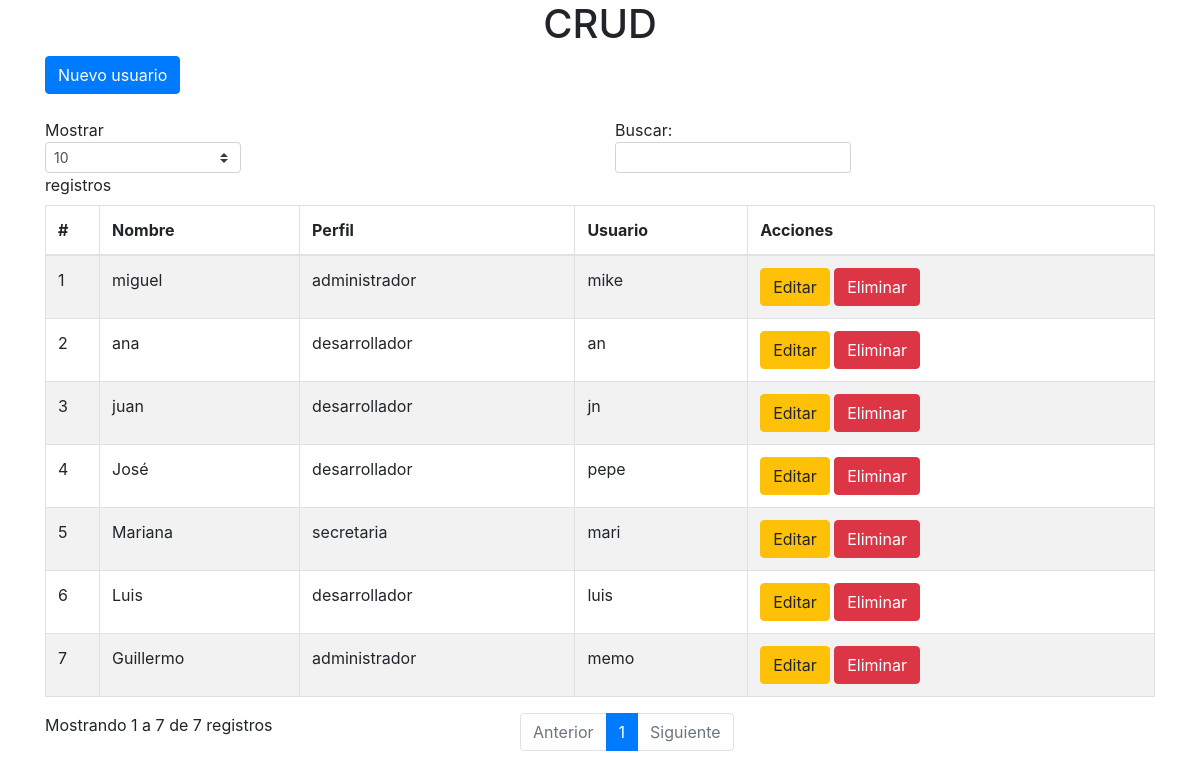
/crud/index.php, run on the app's committed database.
### tables this page shows
CREATE TABLE `users` (
  `id_user` int(6) NOT NULL,
  `id_profile` int(1) DEFAULT NULL,
  `name` varchar(50) DEFAULT NULL,
  `user` varchar(50) DEFAULT NULL,
  `password` varchar(50) DEFAULT NULL,
  `status` int(1) DEFAULT NULL
);

CREATE TABLE `profiles` (
  `id_profile` int(2) NOT NULL,
  `profile` varchar(100) DEFAULT NULL
);

### crud/app/read.php (the view)
<?php include 'bd/conexion.php'; ?>
<?php
	$sql="SELECT * FROM users AS U
	LEFT JOIN profiles AS P ON U.id_profile = P.id_profile
	ORDER BY U.id_user DESC";
	$res=$conn->query($sql);
	$i=0;
	if ($res->num_rows > 0) {
		while ($row = $res->fetch_assoc()) {
			$i++;
		 ?>
			<tr>
				<td><?php echo $i; ?></td>
                <td><?php echo $row['name']; ?></td>
                <td><?php echo $row['profile']; ?></td>
                <td><?php echo $row['user']; ?></td>
                <td>
                	<button type="button" class="btn btn-warning" data-toggle="modal" data-target="#modalEdit" onclick="editUser(<?php echo $row['id_user']; ?>)">Editar</button>
                	<button type="button" class="btn btn-danger" onclick="deleteUser(<?php echo $row['id_user']; ?>)">Eliminar</button>
                </td>
            </tr>
		<?php
		}
	}
?>

### crud/index.php (shortened to what this page needs)
<!DOCTYPE html>
<html>
<head>
	<link rel="stylesheet" href="">
    <link rel="stylesheet" href="bootstrap/css/bootstrap.min.css">
</head>
<body>
	<section>
		<div class="container">
			<div class="text-center"><h1>CRUD</h1></div>
			<button type="button" class="btn btn-primary" data-toggle="modal" data-target="#modalNuevo">
			  Nuevo usuario
			</button>
			<br><br>
			<table id="example" class="table table-striped table-bordered" style="width:100%">
		        <thead>
		            <tr>
		                <th>#</th>
		                <th>Nombre</th>
		                <th>Perfil</th>
		                <th>Usuario</th>
		                <th>Acciones</th>
		            </tr>
		        </thead>
		        <tbody>
		            <?php include 'app/read.php' ?>
		        </tbody>
		    </table>
		</div>
	</section>
</body>
</html>

### data on the page
users: name "miguel", id_profile.profile "administrador", user "mike"
users: name "ana", id_profile.profile "desarrollador", user "an"
users: name "juan", id_profile.profile "desarrollador", user "jn"
users: name "José", id_profile.profile "desarrollador", user "pepe"
users: name "Mariana", id_profile.profile "secretaria", user "mari"
users: name "Luis", id_profile.profile "desarrollador", user "luis"
users: name "Guillermo", id_profile.profile "administrador", user "memo"
